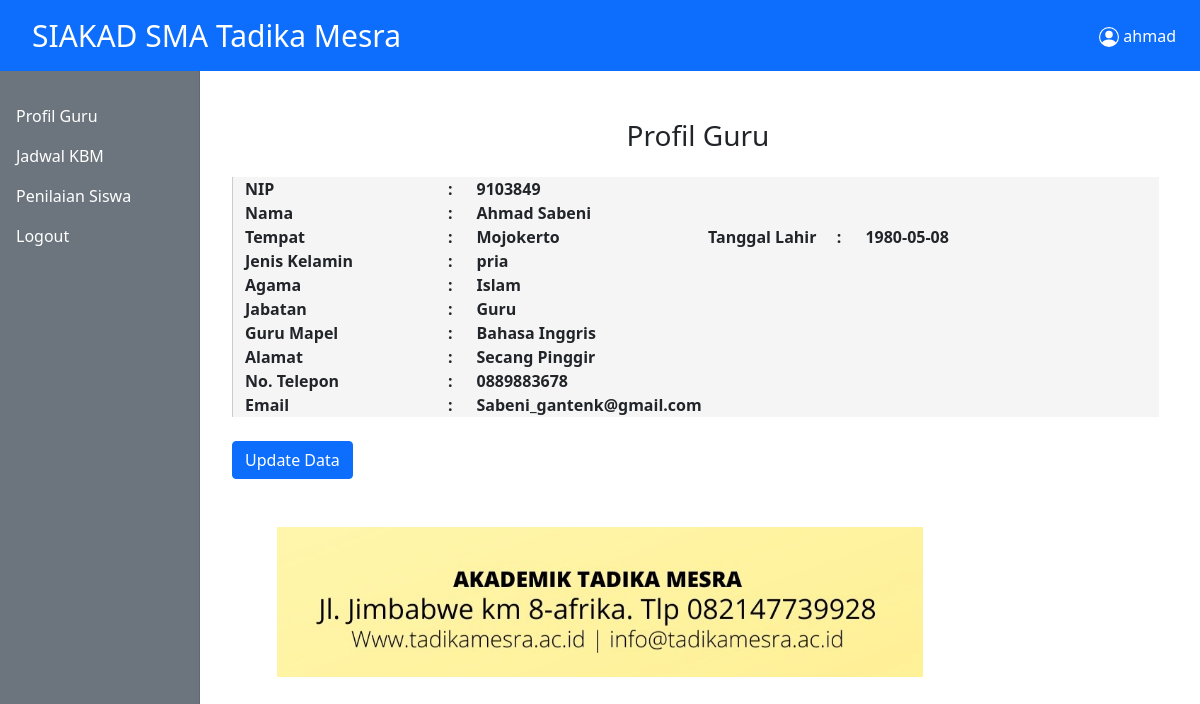
Page /guru/profil.php (signed in) on the committed database.
### tables this page shows
CREATE TABLE `profil_guru` (
  `NIP` int(50) NOT NULL,
  `nama` varchar(100) NOT NULL,
  `tempat` varchar(50) NOT NULL,
  `tanggal_lahir` date NOT NULL,
  `jenis_kelamin` varchar(30) NOT NULL,
  `agama` varchar(50) NOT NULL,
  `alamat` text NOT NULL,
  `telp` varchar(20) NOT NULL,
  `email` varchar(50) NOT NULL
);

CREATE TABLE `jabatan_guru` (
  `NIP` varchar(50) NOT NULL,
  `nama` varchar(50) NOT NULL,
  `jabatan` varchar(100) NOT NULL,
  `mapel` varchar(100) NOT NULL
);

### guru/profil.php (the view, shortened to what this page needs)
<?php
include_once '../database/koneksi.php';
include_once '../templates/header.php';
$nomor_induk = $_SESSION['nisn/nip'];
$profil = false;
$nama = "";
$tempat = "";
$tanggal_lahir = "";
$jenis_kelamin = "";
$agama = "";
$alamat = "";
$telp = "";
$email = "";
$sql = "SELECT * FROM profil_guru WHERE NIP = '$nomor_induk'";
$exec = mysqli_query($koneksi,$sql);
$result = mysqli_num_rows($exec);
    if($result>0){
    $profil = true;
    while($rows = mysqli_fetch_assoc($exec)){
     $nama = $rows["nama"];
     $tempat = $rows["tempat"];
     $tanggal_lahir = $rows["tanggal_lahir"];
     $jenis_kelamin = $rows["jenis_kelamin"];
     $agama = $rows["agama"];
     $alamat = $rows["alamat"];
     $telp = $rows["telp"];
     $email = $rows["email"];
        }
    }
?>
<div class = "container mt-5">
<center><h3>Profil Guru</h3></center>
  <div class="row mt-4" style="padding-right:5px;">
      <div class="col-12" style="background-color:#F5F5F5; border-left:1px solid #ccc;">
       <div class="row">
            <div class="col-3" style="width:25%;">
                <strong> NIP
                  <span class="pull-right" style="float:right;">:</span>
                </strong>
              </div>
              <div class="col-9" style="width:75%;">
              <strong>
                <?= $nomor_induk;?>
              </strong>
              </div>
              </div>
        <div class="row">
            <div class="col-3" style="width:25%;">
                <strong> Nama
                  <span class="pull-right" style="float:right;">:</span>
                </strong>
              </div>
              <div class="col-9" style="width:75%;">
              <strong>
                <?= $nama;?>
              </strong>
              </div>
          </div>
          <div class="row">
            <div class="col-3" style="width:25%;">
                <strong> Tempat
                  <span class="pull-right" style="float:right;">:</span>
                </strong>
              </div>
              <div class="col-3" style="width:25%;">
              <strong>
                <?= $tempat;?>
              </strong>
              </div>
              <div class="col-2" style="width:17%;">
                <strong> Tanggal Lahir
                  <span class="pull-right" style="float:right;">:</span>
                </strong>
                </div>
              <div class="col-4" style="width:33%;">
                <strong>
                <?= $tanggal_lahir;?>
                </strong>
                </div>
          </div>
          <div class="row">
            <div class="col-3" style="width:25%;">
                <strong> Jenis Kelamin
                  <span class="pull-right" style="float:right;">:</span>
                </strong>
              </div>
              <div class="col-9" style="width:75%;">
              <strong>
                <?= $jenis_kelamin;?>
              </strong>
              </div>
          </div>
          <div class="row">
            <div class="col-3" style="width:25%;">
                <strong> Agama
                  <span class="pull-right" style="float:right;">:</span>
                </strong>
              </div>
              <div class="col-9" style="width:75%;">
              <strong>
                <?= $agama;?>
              </strong>
              </div>
          </div>
          <?php $sql_jabatan = "SELECT * FROM jabatan_guru WHERE NIP = '$nomor_induk'";
            $exec_jabatan = mysqli_query($koneksi,$sql_jabatan);
            while($data_jabatan = mysqli_fetch_assoc($exec_jabatan)) {
              $posisi = $data_jabatan["jabatan"];
              $mapel = $data_jabatan["mapel"];
            }
          ?>
          <div class="row">
            <div class="col-3" style="width:25%;">
                <strong> Jabatan
                  <span class="pull-right" style="float:right;">:</span>
                </strong>
              </div>
              <div class="col-9" style="width:75%;">
              <?php if (empty($posisi)):?>
                <strong style="color:red;">
                (Silahkan Hubungi Admin)
              </strong>
              <?php else:?>
                <strong>
              <?= $posisi;?>
              </strong>
              <?php endif;?>
              </div>
          </div>
          <div class="row">
            <div class="col-3" style="width:25%;">
                <strong> Guru Mapel
                  <span class="pull-right" style="float:right;">:</span>
                </strong>
              </div>
              <div class="col-9" style="width:75%;">
              <?php if(empty($mapel)):?>
              <strong style="color:red;">
                (Silahkan Hubungi Admin)
              </strong>
              <?php else:?>
              <strong>
                <?= $mapel?>
              </strong>
              <?php endif;?>
              </div>
          </div>
          <div class="row">
            <div class="col-3" style="width:25%;">
                <strong> Alamat
                  <span class="pull-right" style="float:right;">:</span>
                </strong>
              </div>
              <div class="col-9" style="width:75%;">
              <strong>
                <?= $alamat;?>
              </strong>
              </div>
          </div>
          <div class="row">
            <div class="col-3" style="width:25%;">
                <strong> No. Telepon
                  <span class="pull-right" style="float:right;">:</span>
                </strong>
              </div>
              <div class="col-9" style="width:75%;">
              <strong>
                <?= $telp;?>
              </strong>
              </div>
          </div>
          <div class="row">
            <div class="col-3" style="width:25%;">
                <strong> Email
                  <span class="pull-right" style="float:right;">:</span>
                </strong>
              </div>
              <div class="col-9" style="width:75%;">
              <strong>
                <?= $email;?>
              </strong>
              </div>
          </div>
       </div>
      </div>
  </div>
<br>
<?php if ($profil):?>
<button type="button" class="btn btn-primary" data-bs-toggle="modal" data-bs-target="#staticBackdrop">
  Update Data
</button>
<?php else :?>
<button type="button" class="btn btn-primary" data-bs-toggle="modal" data-bs-target="#staticBackdrop">
  Tambah Data
</button>
<?php endif;?>
</div>
<?php include_once '../templates/footer.php'?>

### rows in the picture
profil_guru: nama "Ahmad Sabeni", tempat "Mojokerto", tanggal_lahir "1980-05-08", jenis_kelamin "pria", agama "Islam", alamat "Secang Pinggir", telp "0889883678", email "Sabeni_gantenk@gmail.com"
jabatan_guru: jabatan "Guru", mapel "Bahasa Inggris"

### other values in the picture
$user "ahmad"
$nomor_induk "9103849"
